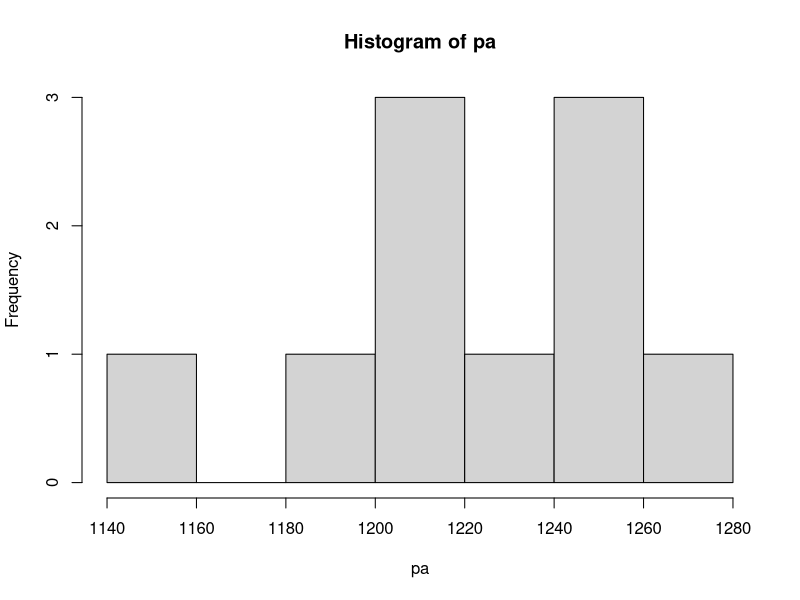
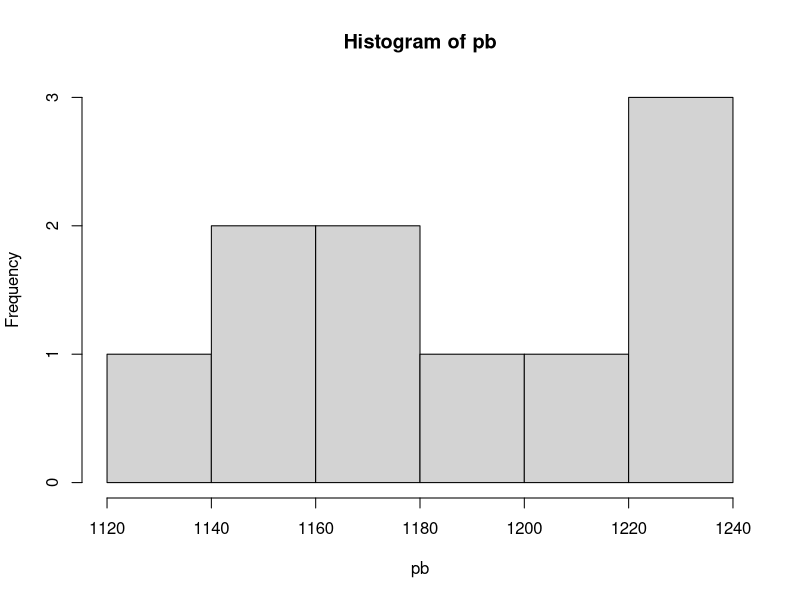

Here is the R script that generated these plots, in order:
require(dplyr)

# Test 1. Prüfen ob Werk-A statistisch gesehen mehr Produkte als Werk-B produtziert. 
# Produktion (A)
pa <- c(1184,1203,1219,1238,1243,1204,1269,1256,1156,1248)

# Produktion (B)
pb <- c(1136,1178,1212,1193,1226,1154,1230,1222,1161,1148)

# Stat. Zusmmen-Fassung
summary(pa)
summary(pb)

mean(pa) %>% paste(" (Mean PA)") %>% print()
mean(pb) %>% paste(" (Mean PB)") %>% print()

# T-Test (einseitig / one-tail)
# H0 (Null-Hypotese) - "pb >= pa" (greater) - (inverse zur Test-Fragestellung)
# H1 (alternative) - "pb < pa" (less)
test_result_1 <- t.test(pa, pb, alternative = "less")
test_result_1

hist(pa)
hist(pb)

"Kritischer T-Wert für df=18 und Konfidenz-Interal 95% = 1.734" %>% print
"T-Wert (2.2796) > Kritischer T-Wert, d.h. H0 verwerfen" %>% print
"Test-Ergebnis - alternative H1: pb < pa. D.h. Produktion-B ist tatsächlich geringer" %>% print

# Testen 2. Stellt B-Werk im Durchschnitt tatsächlich mehr als 1200 Produkten her?
# H0 (null): mu von pb <= 1200  
# H1 (alternativ): mu von pb > 1200  
test_result_2 <- t.test(pb, mu=1200, alternative = "greater")
test_result_2
"Konfidenz-Interval gültig - H0 bleibt, d.h. B-Werk stellt im Durchschnitt weinger als 1200 Produkte her" %>% print